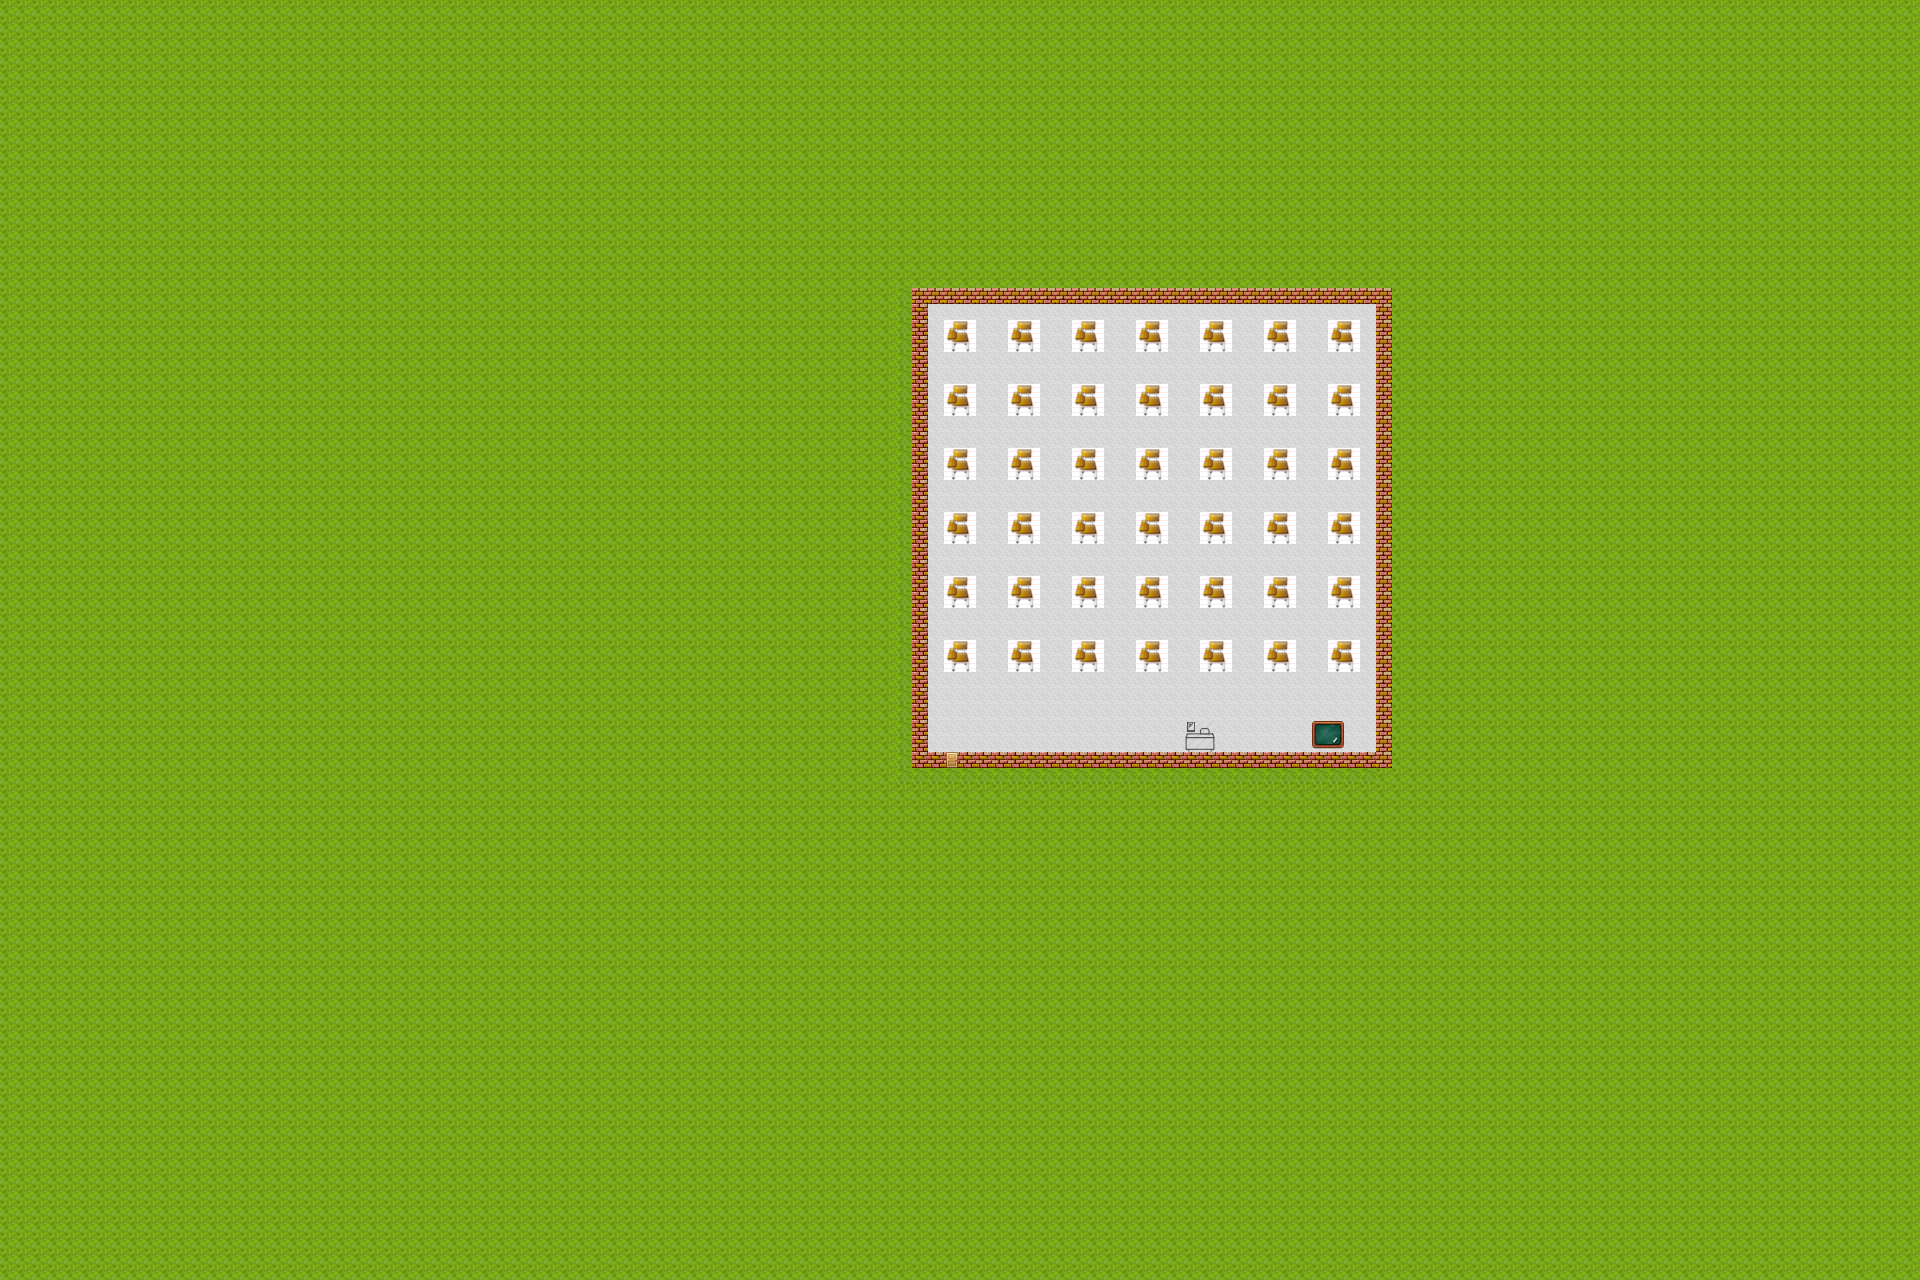

This game map was drawn from its Tiled (.tmx) file and the tilesets committed beside it. A one-line description and the trimmed map source follow:
An orthogonal 120x80 tile map with 16x16 px tiles, 4 tile layers (grass, brick, tile, object), 2 tilesets.

<map version="1.0" orientation="orthogonal" renderorder="right-down" width="120" height="80" tilewidth="16" tileheight="16" nextobjectid="1">
 <tileset firstgid="1" name="tilea4" tilewidth="16" tileheight="16" tilecount="960" columns="32">
  <image source="tilea4.png" width="512" height="480" />
  <tile id="98">
   <properties>
    <property name="blocked" type="bool" value="true" />
   </properties>
  </tile>
  <tile id="589">
   <properties>
    <property name="blocked" type="bool" value="true" />
   </properties>
  </tile>
 </tileset>
 <tileset firstgid="961" name="objects" tilewidth="32" tileheight="32" tilecount="4" columns="0">
  <tile id="0">
   <properties>
    <property name="doorNumber" type="int" value="0" />
   </properties>
   <image width="16" height="16" source="door-icon.png" />
  </tile>
  <tile id="1">
   <image width="32" height="32" source="desk.jpg" />
  </tile>
  <tile id="2">
   <properties>
    <property name="learn" type="bool" value="true" />
   </properties>
   <image width="32" height="32" source="chalk.png" />
  </tile>
  <tile id="3">
   <image width="32" height="32" source="deskchair.png" />
  </tile>
 </tileset>
 <layer name="grass" width="120" height="80">
  <data>[9600 cells, 9390 non-empty, 1 distinct tile ids]</data>
 </layer>
 <layer name="brick" width="120" height="80">
  <data>[9600 cells, 176 non-empty, 3 distinct tile ids]</data>
 </layer>
 <layer name="tile" width="120" height="80">
  <data>[9600 cells, 784 non-empty, 1 distinct tile ids]</data>
 </layer>
 <layer name="object" width="120" height="80">
  <data>[9600 cells, 169 non-empty, 5 distinct tile ids]</data>
 </layer>
</map>
